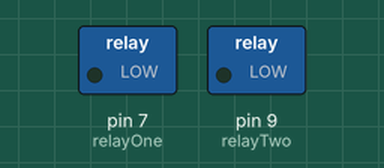
Recording of a sketch running on a simulated Arduino Uno, built with avr-gcc and run on an emulated ATmega328P. On the bench: switched loads named in the sketch (green lamp = pin HIGH).

Above: at 4.5 s.
At 9.5 s:
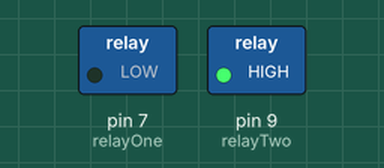
Timing chart, 0 to 13.0 s (numbered marks = the images above):
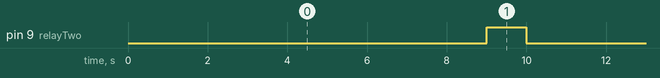

Measured:
- by itself, pin 9 (relayTwo): alternates HIGH for 1.0 s and LOW for 9.0 s

The sketch:

Relay_final_working_code_mar16.ino
```cpp
//Relay System for Appliance Control
//Group 3

//Purpose of the program is to control two appliances with voice control


#define relayOne 7   //relay connector 1
#define relayTwo 9  // relay connector 2

int relayPinTwo = 0;

long relayTwoTimer=0;
int incomingByte = 0;
int dataInbound = 0;


void setup()
{
Serial.begin(9600);
pinMode(relayOne, OUTPUT);
pinMode(relayTwo, OUTPUT);

digitalWrite(relayOne, HIGH); //turns the relay1 off initially
digitalWrite(relayTwo, HIGH); //turns the relay2 off initially
}

void loop()
{
  // if (Serial.available() > 0) {
  // read the incoming byte:
  //   getBTData(); }

  //the above is for Serial Communication

     getBTData();
     updateRelays();
     actuallyUpdateRelays();
     delay(1000);
}

void getBTData() {

        // read the incoming byte:
        //incomingByte = Serial.read();
        incomingByte = 6;
        dataInbound = incomingByte;
        //A simple packet to be sent to this microcontroller
}

void updateRelays() { // for updating the relay...if no command or task is given keep at the relay
	if (dataInbound==0) {   //Do nothing
                  delay(1000);}
	else if (dataInbound==1){
                  digitalWrite(relayOne, LOW);
                  delay(1000); } //Enable relay one
	else if (dataInbound==2) {
                  digitalWrite(relayOne, HIGH); //off
                  delay(1000);}
	else if (dataInbound==3) {
                  digitalWrite(relayTwo, LOW); //on
                  relayPinTwo = 0;
                  delay(1000);}
	else if (dataInbound==4) {
                  digitalWrite(relayTwo, HIGH);  //off
                  relayPinTwo = 1;
                  delay(1000);}
	else if (dataInbound==5){ //Both off for emergnecy situations
		  digitalWrite(relayOne, HIGH); //off
		  digitalWrite(relayTwo, HIGH);
                  relayPinTwo = 1;
                  delay(1000);}
        else if (dataInbound==6){ //Both on
		  digitalWrite(relayOne, LOW); //on
		  digitalWrite(relayTwo, LOW);
                  relayPinTwo = 0;
                  delay(1000);

	}
}
void actuallyUpdateRelays()
{
	if (relayPinTwo == 0){
		//update relay
		relayTwoTimer++;
		if (relayTwoTimer>=5) { //this shuts off both appliances after 10 seconds of function...later design, will shut off
			digitalWrite(relayTwo, HIGH);
			relayTwoTimer=0;
                        //dataInbound=0;
		 }
	      }
         else if (relayPinTwo == 1)
        {
             relayTwoTimer=0;
        }
}
```
